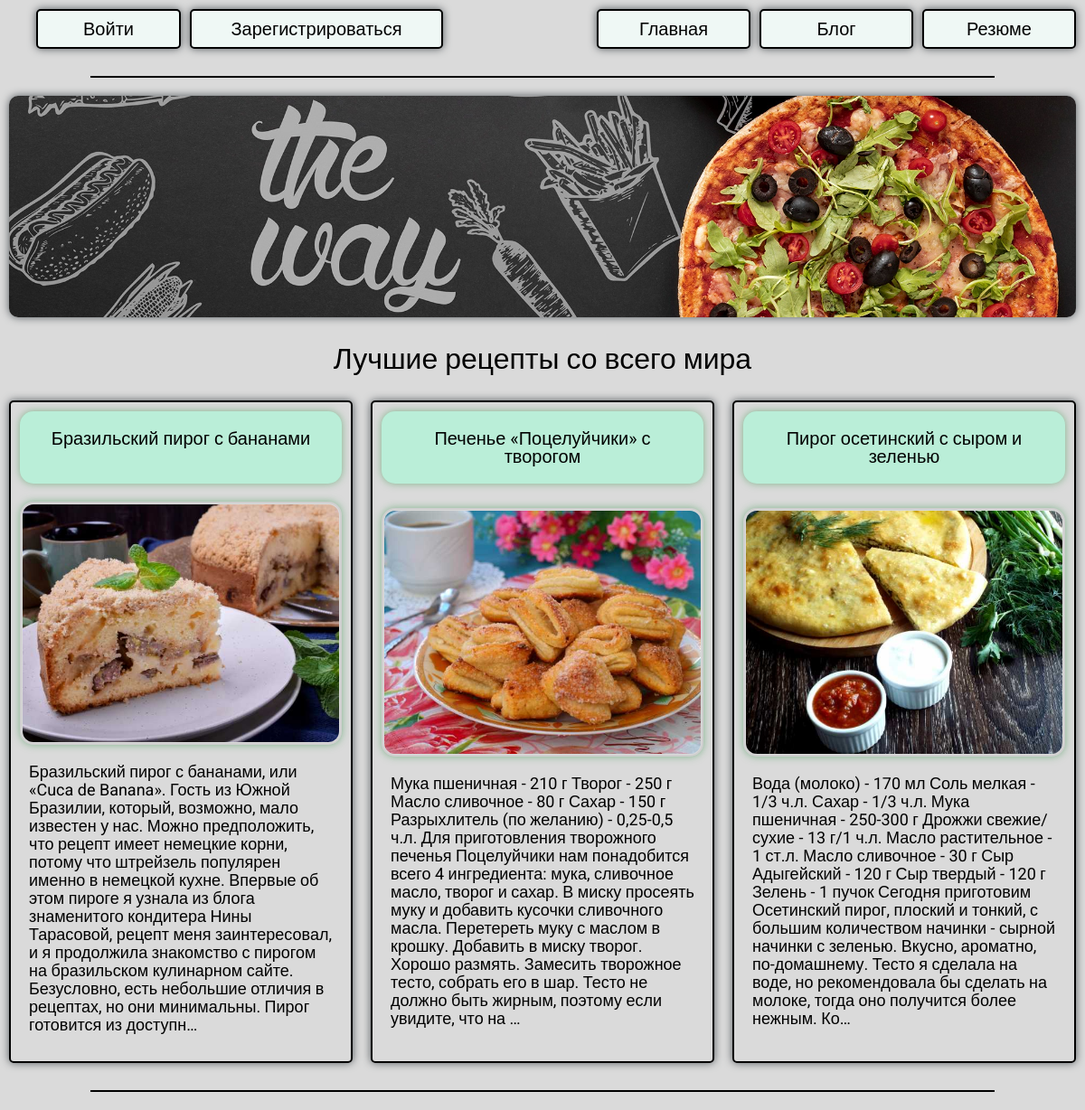
The page / on the database its author committed.
### skills/models.py (models this page shows)
class Skills(models.Model):
    title = models.CharField(max_length=100)
    description = models.TextField()
    image = models.ImageField(upload_to='skills/image/')
    url = models.URLField(blank=True)

### skills/views.py (the view)
# urls.py: path('', views.index, name='index'),
def index(request):
    projects = Skills.objects.all()
    return render(request, 'skills/index.html', {'projects': projects})

### skills/templates/skills/index.html
{% extends 'skills/base.html' %}
{% load static %}
{% block content %}
        <div class="container">
            <div class="row">
                <div class="row col-12 index_logo">
                    <img class="col-12 index_logo_img" src="{% static 'skills/logo.png' %}" alt="">
                </div>
                <div class="col-12 row">
                    <h1 class="col-12 index_skills_h1">Лучшие рецепты со всего мира</h1>
                </div>
                {% for project in projects %}
                <div class="row col-4 block_skills">
                <div class="row skills col-12">
                    <div class="row col-12 index_skills_h2">
                        <h2 class="col-12 skills_h2"><a href="" target="_blank">{{ project.title }}</a></h2>
                    </div>
                    <div class="index_skills_img row col-12">
                        <img class="col-12 skills_img" src="{{ project.image.url }}" alt="ddd">
                    </div>
                    <p class="col-12 index_skills_text">{{ project.description|truncatechars:500 }}</p>
                </div>
                    </div>
                {% endfor %}
            </div>
        </div>
{% endblock %}

### skills/templates/skills/base.html (shortened to what this page needs)
{% load static %}
<!DOCTYPE html>
<html lang="en">
<head>
    <link rel="stylesheet" href="{% static 'css/reset.css' %}">
    <link rel="stylesheet" href="{% static 'css/setka.css' %}">
    <link rel="stylesheet" href="{% static 'css/style.css' %}">
</head>
<body>
    <nav>
        <div class="container">
            <div class="row justify__content__end">
                {% if user.is_authenticated %}
                <ul class="row nav_list col-5">
                    <form action="{% url 'logoutuser' %}" method="post" class="col-4">
                        {% csrf_token %}
                        <button class="exit_btn">Выйти</button>
                    </form>
                    <li class="nav_user col-7">{{ user.username }}</li>
                </ul>
                {% else %}
                <ul class="row nav_list col-5">
                    <li class="nav_item col-4"><a href="{% url 'loginuser' %}">Войти</a></li>
                    <li class="nav_item col-7"><a href="{% url 'signupuser' %}">Зарегистрироваться</a></li>
                </ul>
                {% endif %}
                <ul class="row nav_list col-7">
                    <li class="nav_item col-3"><a href="{% url 'index'%}">Главная</a></li>
                    <li class="nav_item col-3"><a href="">Блог</a></li>
                    <li class="nav_item col-3"><a href="">Резюме</a></li>
                </ul>
                <div class="line col-10">
       			</div>
            </div>
        </div>
    </nav>
    {% block content %}
    {% endblock %}
    <footer>
    	<div class="container">
            <div class="row justify__content__end">
                <div class="line col-10">
       			</div>
            </div>
        </div>
    </footer>
</body>
</html>

### skills/static/css/setka.css (style rules this page uses)
.container { width: 1200px; padding-right: 15px; padding-left: 15px; margin-right: auto; margin-left: auto; box-sizing: border-box; }
.row { display: -webkit-flex; display: -ms-flex; display: flex; flex-wrap: wrap; }
.col-1, .col-2, .col-3, .col-4, .col-5, .col-6, .col-7, .col-8, .col-9, .col-10, .col-11, .col-12, .col-auto { position: relative; width: 100%; box-sizing: border-box; padding-left: 10px; padding-right: 10px; }
img { width: 100%; width: auto; height: auto; object-fit: cover; }
.justify__content__end { display: flex; justify-content: end; }
@media (min-width: 576px) { .container { max-width: 700px; padding-right: 0px; padding-left: 0px; } }
@media (min-width: 768px) { .container { max-width: 1000px; } }
@media (min-width: 768px) { .col-3 { flex: 0 0 25%; max-width: 25%; } }
@media (min-width: 768px) { .col-4 { flex: 0 0 33.333333%; max-width: 33.333333%; } }
@media (min-width: 768px) { .col-5 { flex: 0 0 41.666667%; max-width: 41.666667%; } }
@media (min-width: 768px) { .col-7 { flex: 0 0 58.333333%; max-width: 58.333333%; } }
@media (min-width: 768px) { .col-10 { flex: 0 0 83.333333%; max-width: 83.333333%; } }
@media (min-width: 768px) { .col-12 { flex: 0 0 100%; max-width: 100%; } }
@media (min-width: 992px) { .container { max-width: 960px; } }
@media (min-width: 1200px) { .container { max-width: 1200px; } }

### skills/static/css/style.css (style rules this page uses)
body { background: #dadada; font-family: 'Roboto', sans-serif; }
p, li { line-height: 20px; font-size: 18px; }
.nav_list { justify-content: flex-end; align-content: center }
.nav_item, .exit_btn { display: inline-block; background: #eff8f5; margin: 10px 0px 0px 10px; padding: 10px 10px; text-align: center; border-radius: 5px; border: 2px solid #000000; font-size: 20px; box-shadow: 0px 0px 10px #52585c; }
.nav_item a { display: block; text-decoration: none; color: black; }
.line { border: 1px solid #000000; margin: auto; margin-top: 30px; margin-bottom: 20px; }
.index_logo_img { border-radius: 10px; padding: 0px; box-shadow: 0px 0px 10px #52585c; }
.skills { border: 2px solid; padding: 10px 10px; justify-content: space-around; margin-top: 30px; border-radius: 5px; box-shadow: 0px 0px 10px #52585c; }
.index_skills_h1, .signupuser_h2 { font-size: 32px; text-align: center; margin-top: 30px; align-content: center; }
.index_skills_h2 { background: #baeed8; border-radius: 15px; box-shadow: 0px 0px 9px #40995496; height: 80px; text-align: center; }
.skills_h2 { margin: 20px 0px 20px 0px; font-size: 20px; }
.skills_h2 a { text-decoration: none; color: black; display: block; }
.index_skills_img { padding: 0px; }
.skills_img { margin-top: 20px; border-radius: 15px; border: #bababa54 2px solid; box-shadow: 0px 0px 9px #40995496; padding: 1px; }
.index_skills_text { margin: 20px 0px 20px 0px; }
.register p, li { font-size: 13px; }

### rows shown on the page
Skills: title "Бразильский пирог с бананами", image (picture), description "Бразильский пирог с бананами, или «Cuca de Banana». Гость из Южной Бразилии, который, возможно, мало известен у нас. Можно предположить, что рецепт имеет немецкие корни, потому что штрейзель популярен именно в немецкой кухне. Впервые об этом пироге я узнала из блога знаменитого кондитера Нины Тарасовой, рецепт меня заинтересовал, и я продолжила знакомство с пирогом на бразильском кулинарном сайте. Безусловно, есть небольшие отличия в рецептах, но они минимальны. Пирог готовится из доступн…"
Skills: title "Печенье «Поцелуйчики» с творогом", image (picture), description "Мука пшеничная - 210 г Творог - 250 г Масло сливочное - 80 г Сахар - 150 г Разрыхлитель (по желанию) - 0,25-0,5 ч.л. Для приготовления творожного печенья Поцелуйчики нам понадобится всего 4 ингредиента: мука, сливочное масло, творог и сахар. В миску просеять муку и добавить кусочки сливочного масла. Перетереть муку с маслом в крошку. Добавить в миску творог. Хорошо размять. Замесить творожное тесто, собрать его в шар. Тесто не должно быть жирным, поэтому если увидите, что на …"
Skills: title "Пирог осетинский с сыром и зеленью", image (picture), description "Вода (молоко) - 170 мл Соль мелкая - 1/3 ч.л. Сахар - 1/3 ч.л. Мука пшеничная - 250-300 г Дрожжи свежие/сухие - 13 г/1 ч.л. Масло растительное - 1 ст.л. Масло сливочное - 30 г Сыр Адыгейский - 120 г Сыр твердый - 120 г Зелень - 1 пучок Сегодня приготовим Осетинский пирог, плоский и тонкий, с большим количеством начинки - сырной начинки с зеленью. Вкусно, ароматно, по-домашнему. Тесто я сделала на воде, но рекомендовала бы сделать на молоке, тогда оно получится более нежным. Ко…"
